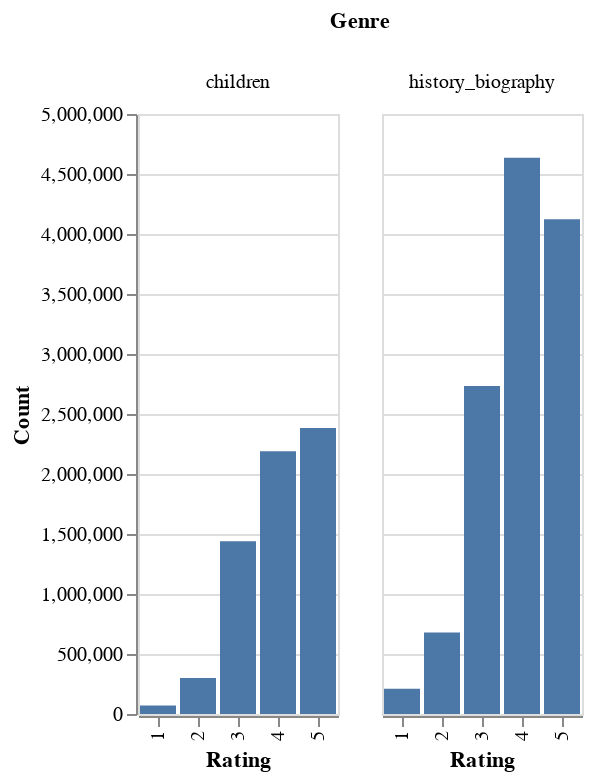

Notebook code cell kept with this figure:
### Code cell
alt.Chart(ratings_per_genre).mark_bar().encode(
    x="Rating:O",
    y="Count:Q",
    column="Genre:N"
)

### Figure 1 — Vega-Lite specification as saved in the notebook (floating-point values rounded to 4 significant figures)
{"config": {"view": {"continuousWidth": 400, "continuousHeight": 300}}, "data": {"name": "data-c6bf079e8e24720ad7ccc885a429b161"}, "mark": "bar", "encoding": {"column": {"type": "nominal", "field": "Genre"}, "x": {"type": "ordinal", "field": "Rating"}, "y": {"type": "quantitative", "field": "Count"}}, "$schema": "https://vega.github.io/schema/vega-lite/v4.8.1.json", "datasets": {"data-c6bf079e8e24720ad7ccc885a429b161": [{"Genre": "children", "Rating": 1, "Count": 70708}, {"Genre": "children", "Rating": 2, "Count": 300240}, {"Genre": "children", "Rating": 3, "Count": 1440343}, {"Genre": "children", "Rating": 4, "Count": 2189243}, {"Genre": "children", "Rating": 5, "Count": 2383936}, {"Genre": "history_biography", "Rating": 1, "Count": 210254}, {"Genre": "history_biography", "Rating": 2, "Count": 678526}, {"Genre": "history_biography", "Rating": 3, "Count": 2733308}, {"Genre": "history_biography", "Rating": 4, "Count": 4635859}, {"Genre": "history_biography", "Rating": 5, "Count": 4121948}]}}
